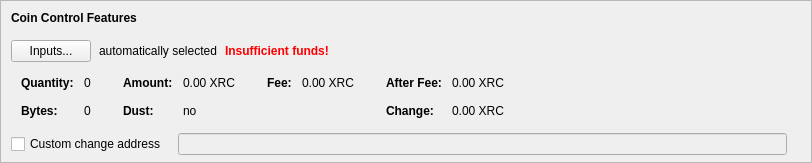
    <widget class="QFrame" name="frameCoinControl">
     <property name="sizePolicy">
      <sizepolicy hsizetype="Expanding" vsizetype="Expanding">
       <horstretch>0</horstretch>
       <verstretch>0</verstretch>
      </sizepolicy>
     </property>
     <property name="maximumSize">
      <size>
       <width>16777215</width>
       <height>16777215</height>
      </size>
     </property>
     <property name="frameShape">
      <enum>QFrame::StyledPanel</enum>
     </property>
     <property name="frameShadow">
      <enum>QFrame::Sunken</enum>
     </property>
     <layout class="QVBoxLayout" name="verticalLayoutCoinControl2">
      <property name="spacing">
       <number>0</number>
      </property>
      <property name="leftMargin">
       <number>0</number>
      </property>
      <property name="topMargin">
       <number>0</number>
      </property>
      <property name="rightMargin">
       <number>0</number>
      </property>
      <property name="bottomMargin">
       <number>6</number>
      </property>
      <item>
       <layout class="QVBoxLayout" name="verticalLayoutCoinControl" stretch="0,0,0,0,1">
        <property name="spacing">
         <number>0</number>
        </property>
        <property name="leftMargin">
         <number>10</number>
        </property>
        <property name="topMargin">
         <number>10</number>
        </property>
        <item>
         <layout class="QHBoxLayout" name="horizontalLayoutCoinControl1">
          <property name="bottomMargin">
           <number>15</number>
          </property>
          <item>
           <widget class="QLabel" name="labelCoinControlFeatures">
            <property name="sizePolicy">
             <sizepolicy hsizetype="Preferred" vsizetype="Maximum">
              <horstretch>0</horstretch>
              <verstretch>0</verstretch>
             </sizepolicy>
            </property>
            <property name="font">
             <font>
              <weight>75</weight>
              <bold>true</bold>
             </font>
            </property>
            <property name="styleSheet">
             <string notr="true">font-weight:bold;</string>
            </property>
            <property name="text">
             <string>Coin Control Features</string>
            </property>
           </widget>
          </item>
         </layout>
        </item>
        <item>
         <layout class="QHBoxLayout" name="horizontalLayoutCoinControl2" stretch="0,0,0,0">
          <property name="spacing">
           <number>8</number>
          </property>
          <property name="bottomMargin">
           <number>10</number>
          </property>
          <item>
           <widget class="QPushButton" name="pushButtonCoinControl">
            <property name="styleSheet">
             <string notr="true"/>
            </property>
            <property name="text">
             <string>Inputs...</string>
            </property>
            <property name="autoDefault">
             <bool>false</bool>
            </property>
           </widget>
          </item>
          <item>
           <widget class="QLabel" name="labelCoinControlAutomaticallySelected">
            <property name="text">
             <string>automatically selected</string>
            </property>
            <property name="margin">
             <number>5</number>
            </property>
           </widget>
          </item>
          <item>
           <widget class="QLabel" name="labelCoinControlInsuffFunds">
            <property name="font">
             <font>
              <weight>75</weight>
              <bold>true</bold>
             </font>
            </property>
            <property name="styleSheet">
             <string notr="true">color:red;font-weight:bold;</string>
            </property>
            <property name="text">
             <string>Insufficient funds!</string>
            </property>
            <property name="margin">
             <number>5</number>
            </property>
           </widget>
          </item>
          <item>
           <spacer name="horizontalSpacerCoinControl">
            <property name="orientation">
             <enum>Qt::Horizontal</enum>
            </property>
            <property name="sizeHint" stdset="0">
             <size>
              <width>40</width>
              <height>1</height>
             </size>
            </property>
           </spacer>
          </item>
         </layout>
        </item>
        <item>
         <widget class="QWidget" name="widgetCoinControl" native="true">
          <property name="sizePolicy">
           <sizepolicy hsizetype="Preferred" vsizetype="Preferred">
            <horstretch>0</horstretch>
            <verstretch>0</verstretch>
           </sizepolicy>
          </property>
          <property name="minimumSize">
           <size>
            <width>0</width>
            <height>0</height>
           </size>
          </property>
          <property name="styleSheet">
           <string notr="true"/>
          </property>
          <layout class="QHBoxLayout" name="horizontalLayoutCoinControl5">
           <property name="leftMargin">
            <number>0</number>
           </property>
           <property name="topMargin">
            <number>0</number>
           </property>
           <property name="rightMargin">
            <number>0</number>
           </property>
           <property name="bottomMargin">
            <number>0</number>
           </property>
           <item>
            <layout class="QHBoxLayout" name="horizontalLayoutCoinControl3" stretch="0,0,0,1">
             <property name="spacing">
              <number>20</number>
             </property>
             <property name="topMargin">
              <number>0</number>
             </property>
             <property name="bottomMargin">
              <number>10</number>
             </property>
             <item>
              <layout class="QFormLayout" name="formLayoutCoinControl1">
               <property name="horizontalSpacing">
                <number>10</number>
               </property>
               <property name="verticalSpacing">
                <number>14</number>
               </property>
               <property name="leftMargin">
                <number>10</number>
               </property>
               <property name="topMargin">
                <number>4</number>
               </property>
               <property name="rightMargin">
                <number>6</number>
               </property>
               <item row="0" column="0">
                <widget class="QLabel" name="labelCoinControlQuantityText">
                 <property name="font">
                  <font>
                   <weight>75</weight>
                   <bold>true</bold>
                  </font>
                 </property>
                 <property name="text">
                  <string>Quantity:</string>
                 </property>
                 <property name="margin">
                  <number>0</number>
                 </property>
                </widget>
               </item>
               <item row="0" column="1">
                <widget class="QLabel" name="labelCoinControlQuantity">
                 <property name="cursor">
                  <cursorShape>IBeamCursor</cursorShape>
                 </property>
                 <property name="contextMenuPolicy">
                  <enum>Qt::ActionsContextMenu</enum>
                 </property>
                 <property name="text">
                  <string notr="true">0</string>
                 </property>
                 <property name="margin">
                  <number>0</number>
                 </property>
                 <property name="textInteractionFlags">
                  <set>Qt::LinksAccessibleByMouse|Qt::TextSelectableByKeyboard|Qt::TextSelectableByMouse</set>
                 </property>
                </widget>
               </item>
               <item row="1" column="0">
                <widget class="QLabel" name="labelCoinControlBytesText">
                 <property name="font">
                  <font>
                   <weight>75</weight>
                   <bold>true</bold>
                  </font>
                 </property>
                 <property name="text">
                  <string>Bytes:</string>
                 </property>
                </widget>
               </item>
               <item row="1" column="1">
                <widget class="QLabel" name="labelCoinControlBytes">
                 <property name="cursor">
                  <cursorShape>IBeamCursor</cursorShape>
                 </property>
                 <property name="contextMenuPolicy">
                  <enum>Qt::ActionsContextMenu</enum>
                 </property>
                 <property name="text">
                  <string notr="true">0</string>
                 </property>
                 <property name="textInteractionFlags">
                  <set>Qt::LinksAccessibleByMouse|Qt::TextSelectableByKeyboard|Qt::TextSelectableByMouse</set>
                 </property>
                </widget>
               </item>
              </layout>
             </item>
             <item>
              <layout class="QFormLayout" name="formLayoutCoinControl2">
               <property name="horizontalSpacing">
                <number>10</number>
               </property>
               <property name="verticalSpacing">
                <number>14</number>
               </property>
               <property name="leftMargin">
                <number>6</number>
               </property>
               <property name="topMargin">
                <number>4</number>
               </property>
               <property name="rightMargin">
                <number>6</number>
               </property>
               <item row="0" column="0">
                <widget class="QLabel" name="labelCoinControlAmountText">
                 <property name="font">
                  <font>
                   <weight>75</weight>
                   <bold>true</bold>
                  </font>
                 </property>
                 <property name="text">
                  <string>Amount:</string>
                 </property>
                 <property name="margin">
                  <number>0</number>
                 </property>
                </widget>
               </item>
               <item row="0" column="1">
                <widget class="QLabel" name="labelCoinControlAmount">
                 <property name="cursor">
                  <cursorShape>IBeamCursor</cursorShape>
                 </property>
                 <property name="contextMenuPolicy">
                  <enum>Qt::ActionsContextMenu</enum>
                 </property>
                 <property name="text">
                  <string notr="true">0.00 XRC</string>
                 </property>
                 <property name="textInteractionFlags">
                  <set>Qt::LinksAccessibleByMouse|Qt::TextSelectableByKeyboard|Qt::TextSelectableByMouse</set>
                 </property>
                </widget>
               </item>
               <item row="1" column="0">
                <widget class="QLabel" name="labelCoinControlLowOutputText">
                 <property name="font">
                  <font>
                   <weight>75</weight>
                   <bold>true</bold>
                  </font>
                 </property>
                 <property name="text">
                  <string>Dust:</string>
                 </property>
                </widget>
               </item>
               <item row="1" column="1">
                <widget class="QLabel" name="labelCoinControlLowOutput">
                 <property name="cursor">
                  <cursorShape>IBeamCursor</cursorShape>
                 </property>
                 <property name="contextMenuPolicy">
                  <enum>Qt::ActionsContextMenu</enum>
                 </property>
                 <property name="text">
                  <string notr="true">no</string>
                 </property>
                 <property name="textInteractionFlags">
                  <set>Qt::LinksAccessibleByMouse|Qt::TextSelectableByKeyboard|Qt::TextSelectableByMouse</set>
                 </property>
                </widget>
               </item>
              </layout>
             </item>
             <item>
              <layout class="QFormLayout" name="formLayoutCoinControl3">
               <property name="horizontalSpacing">
                <number>10</number>
               </property>
               <property name="verticalSpacing">
                <number>14</number>
               </property>
               <property name="leftMargin">
                <number>6</number>
               </property>
               <property name="topMargin">
                <number>4</number>
               </property>
               <property name="rightMargin">
                <number>6</number>
               </property>
               <item row="0" column="0">
                <widget class="QLabel" name="labelCoinControlFeeText">
                 <property name="font">
                  <font>
                   <weight>75</weight>
                   <bold>true</bold>
                  </font>
                 </property>
                 <property name="text">
                  <string>Fee:</string>
                 </property>
                 <property name="margin">
                  <number>0</number>
                 </property>
                </widget>
               </item>
               <item row="0" column="1">
                <widget class="QLabel" name="labelCoinControlFee">
                 <property name="cursor">
                  <cursorShape>IBeamCursor</cursorShape>
                 </property>
                 <property name="contextMenuPolicy">
                  <enum>Qt::ActionsContextMenu</enum>
                 </property>
                 <property name="text">
                  <string notr="true">0.00 XRC</string>
                 </property>
                 <property name="textInteractionFlags">
                  <set>Qt::LinksAccessibleByMouse|Qt::TextSelectableByKeyboard|Qt::TextSelectableByMouse</set>
                 </property>
                </widget>
               </item>
             </layout>
             </item>
             <item>
              <layout class="QFormLayout" name="formLayoutCoinControl4">
               <property name="horizontalSpacing">
                <number>10</number>
               </property>
               <property name="verticalSpacing">
                <number>14</number>
               </property>
               <property name="leftMargin">
                <number>6</number>
               </property>
               <property name="topMargin">
                <number>4</number>
               </property>
               <property name="rightMargin">
                <number>6</number>
               </property>
               <item row="0" column="0">
                <widget class="QLabel" name="labelCoinControlAfterFeeText">
                 <property name="font">
                  <font>
                   <weight>75</weight>
                   <bold>true</bold>
                  </font>
                 </property>
                 <property name="text">
                  <string>After Fee:</string>
                 </property>
                 <property name="margin">
                  <number>0</number>
                 </property>
                </widget>
               </item>
               <item row="0" column="1">
                <widget class="QLabel" name="labelCoinControlAfterFee">
                 <property name="cursor">
                  <cursorShape>IBeamCursor</cursorShape>
                 </property>
                 <property name="contextMenuPolicy">
                  <enum>Qt::ActionsContextMenu</enum>
                 </property>
                 <property name="text">
                  <string notr="true">0.00 XRC</string>
                 </property>
                 <property name="textInteractionFlags">
                  <set>Qt::LinksAccessibleByMouse|Qt::TextSelectableByKeyboard|Qt::TextSelectableByMouse</set>
                 </property>
                </widget>
               </item>
               <item row="1" column="0">
                <widget class="QLabel" name="labelCoinControlChangeText">
                 <property name="font">
                  <font>
                   <weight>75</weight>
                   <bold>true</bold>
                  </font>
                 </property>
                 <property name="text">
                  <string>Change:</string>
                 </property>
                </widget>
               </item>
               <item row="1" column="1">
                <widget class="QLabel" name="labelCoinControlChange">
                 <property name="cursor">
                  <cursorShape>IBeamCursor</cursorShape>
                 </property>
                 <property name="contextMenuPolicy">
                  <enum>Qt::ActionsContextMenu</enum>
                 </property>
                 <property name="text">
                  <string notr="true">0.00 XRC</string>
                 </property>
                 <property name="textInteractionFlags">
                  <set>Qt::LinksAccessibleByMouse|Qt::TextSelectableByKeyboard|Qt::TextSelectableByMouse</set>
                 </property>
                </widget>
               </item>
              </layout>
             </item>
            </layout>
           </item>
          </layout>
         </widget>
        </item>
        <item>
         <layout class="QHBoxLayout" name="horizontalLayoutCoinControl4" stretch="0,0,0">
          <property name="spacing">
           <number>12</number>
          </property>
          <property name="sizeConstraint">
           <enum>QLayout::SetDefaultConstraint</enum>
          </property>
          <property name="topMargin">
           <number>5</number>
          </property>
          <property name="rightMargin">
           <number>5</number>
          </property>
          <item>
           <widget class="QCheckBox" name="checkBoxCoinControlChange">
            <property name="toolTip">
             <string>If this is activated, but the change address is empty or invalid, change will be sent to a newly generated address.</string>
            </property>
            <property name="text">
             <string>Custom change address</string>
            </property>
           </widget>
          </item>
          <item>
           <widget class="QValidatedLineEdit" name="lineEditCoinControlChange">
            <property name="enabled">
             <bool>false</bool>
            </property>
            <property name="sizePolicy">
             <sizepolicy hsizetype="Expanding" vsizetype="Fixed">
              <horstretch>0</horstretch>
              <verstretch>0</verstretch>
             </sizepolicy>
            </property>
           </widget>
          </item>
          <item>
           <widget class="QLabel" name="labelCoinControlChangeLabel">
            <property name="sizePolicy">
             <sizepolicy hsizetype="Preferred" vsizetype="Expanding">
              <horstretch>0</horstretch>
              <verstretch>0</verstretch>
             </sizepolicy>
            </property>
            <property name="minimumSize">
             <size>
              <width>0</width>
              <height>0</height>
             </size>
            </property>
            <property name="text">
             <string/>
            </property>
            <property name="margin">
             <number>3</number>
            </property>
           </widget>
          </item>
         </layout>
        </item>
        <item>
         <spacer name="verticalSpacerCoinControl">
          <property name="orientation">
           <enum>Qt::Vertical</enum>
          </property>
          <property name="sizeHint" stdset="0">
           <size>
            <width>800</width>
            <height>1</height>
           </size>
          </property>
         </spacer>
        </item>
       </layout>
      </item>
     </layout>
    </widget>
